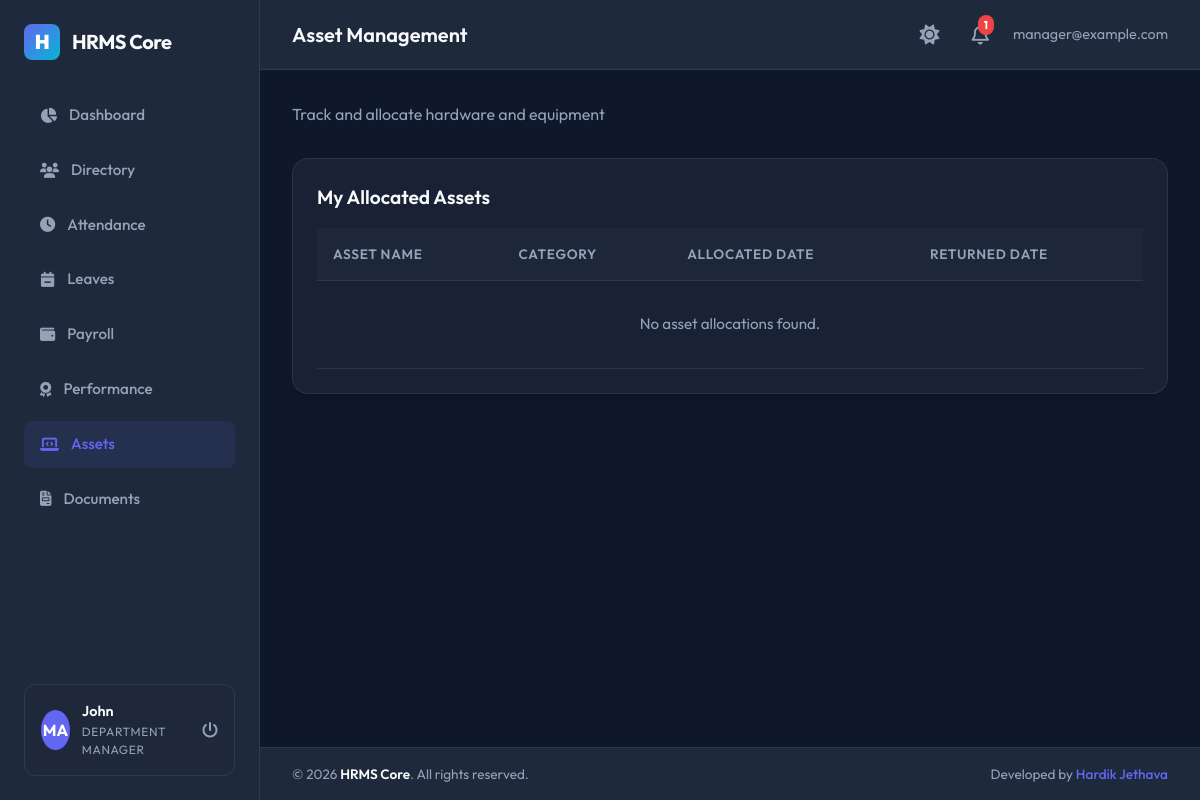
/assets/ (signed in), run on an earlier commit of the app's database.
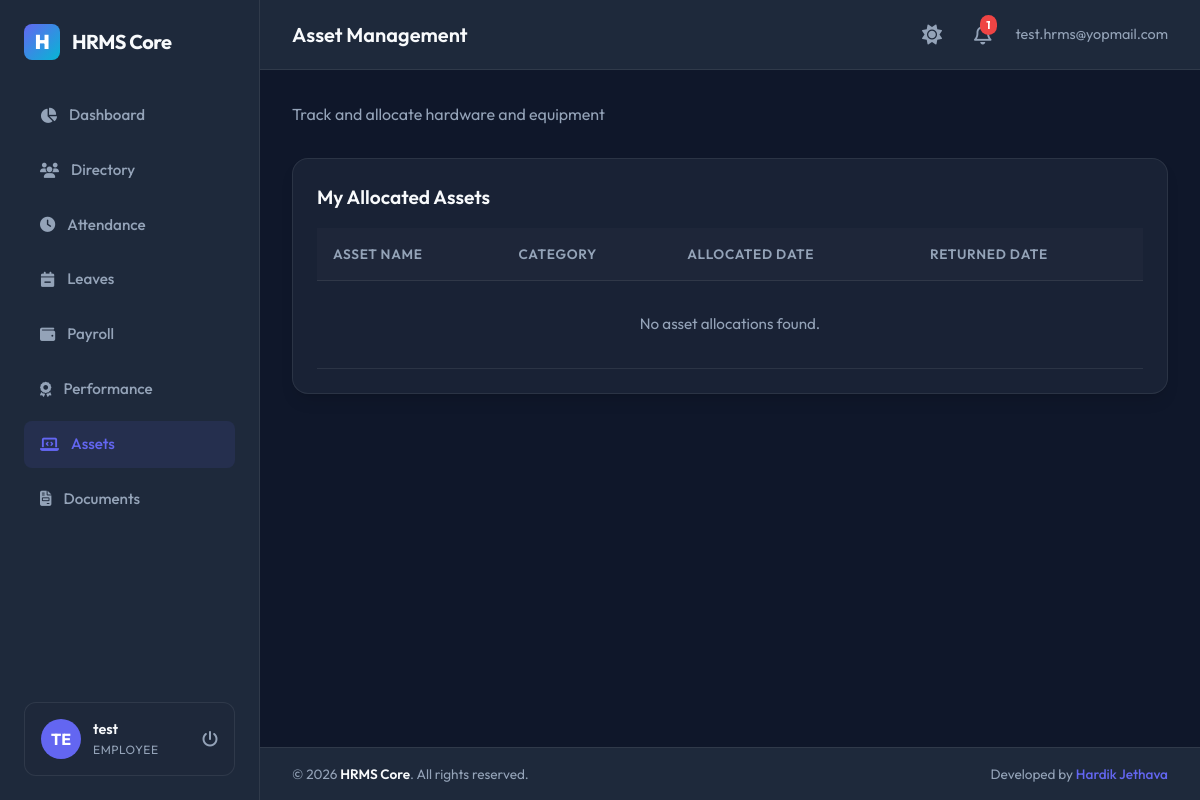
And on a later commit of the database.
### apps/accounts/models.py (models this page shows, shortened)
class User(AbstractBaseUser, PermissionsMixin, TimeStampedModel):
    ROLE_CHOICES = (
        ('Super Admin', 'Super Admin'),
        ('HR Manager', 'HR Manager'),
        ('Department Manager', 'Department Manager'),
        ('Employee', 'Employee'),
    )
    email = models.EmailField(unique=True)
    employee_code = models.CharField(max_length=50, unique=True, null=True, blank=True)
    role = models.CharField(max_length=30, choices=ROLE_CHOICES, default='Employee')
    is_active = models.BooleanField(default=True)
    is_staff = models.BooleanField(default=False)
    objects = UserManager()
    USERNAME_FIELD = 'email'
    REQUIRED_FIELDS = []

### apps/employees/models.py (models this page shows, shortened)
class Employee(TimeStampedModel):
    GENDER_CHOICES = (
        ('Male', 'Male'),
        ('Female', 'Female'),
        ('Other', 'Other'),
    )
    EMPLOYMENT_TYPE_CHOICES = (
        ('Full Time', 'Full Time'),
        ('Part Time', 'Part Time'),
        ('Contract', 'Contract'),
        ('Intern', 'Intern'),
    )
    EMPLOYMENT_STATUS_CHOICES = (
        ('Active', 'Active'),
        ('Probation', 'Probation'),
        ('Notice Period', 'Notice Period'),
        ('Resigned', 'Resigned'),
        ('Terminated', 'Terminated'),
    )
    user = models.OneToOneField(
        settings.AUTH_USER_MODEL,
        on_delete=models.CASCADE,
        related_name='employee_profile'
    )
    employee_id = models.CharField(max_length=50, unique=True)
    first_name = models.CharField(max_length=50)
    last_name = models.CharField(max_length=50)
    personal_email = models.EmailField(unique=True)
    phone = models.CharField(max_length=20, blank=True)
    date_of_birth = models.DateField(null=True, blank=True)
    gender = models.CharField(max_length=10, choices=GENDER_CHOICES, blank=True)
    joining_date = models.DateField()
    employment_type = models.CharField(max_length=30, choices=EMPLOYMENT_TYPE_CHOICES, default='Full Time')
    employment_status = models.CharField(max_length=30, choices=EMPLOYMENT_STATUS_CHOICES, default='Active')
    designation = models.CharField(max_length=100)
    department = models.ForeignKey(
        'departments.Department',
        on_delete=models.SET_NULL,
        null=True,
        blank=True,
        related_name='employees'
    )
    manager = models.ForeignKey(
        'self',
        on_delete=models.SET_NULL,
        null=True,
        blank=True,
        related_name='subordinates'
    )
    address = models.TextField(blank=True)
    city = models.CharField(max_length=100, blank=True)
    state = models.CharField(max_length=100, blank=True)
    country = models.CharField(max_length=100, blank=True)
    postal_code = models.CharField(max_length=20, blank=True)
    profile_picture = models.ImageField(upload_to='profile_pics/', null=True, blank=True)

### apps/assets/views.py (the view)
# urls.py: path('', views.asset_list, name='asset_list'),
@login_required
def asset_list(request):
    user = request.user
    is_mgr = is_hr_or_admin(user)
    if is_mgr:
        assets = Asset.objects.all().order_by('name')
        allocations = AssetAllocation.objects.all().select_related('asset', 'employee')
    else:
        employee = getattr(user, 'employee_profile', None)
        if employee:
            allocations = AssetAllocation.objects.filter(employee=employee, returned_date__isnull=True).select_related('asset')
            assets = [alloc.asset for alloc in allocations]
        else:
            allocations = []
            assets = []
    return render(request, 'assets/asset_list.html', {
        'assets': assets,
        'allocations': allocations,
        'is_manager': is_mgr
    })

### apps/assets/views.py (called while the page is built)
def is_hr_or_admin(user):
    return user.role in ('Super Admin', 'HR Manager')

### templates/assets/asset_list.html (shortened to what this page needs)
{% extends 'base.html' %}
{% block page_header %}Asset Management{% endblock %}
{% block content %}
<div style="display: flex; flex-direction: column; gap: 2rem;">
    <div style="display: flex; justify-content: space-between; align-items: center;">
        <span style="color: var(--text-secondary);">Track and allocate hardware and equipment</span>
    </div>
    <div class="card">
        <h3 style="font-size: 1.2rem; font-weight: 600; margin-bottom: 1rem;">
            {% if is_manager %}Active Allocations{% else %}My Allocated Assets{% endif %}
        </h3>
        <div class="table-container">
            <table class="custom-table">
                <thead>
                    <tr>
                        <th>Asset Name</th>
                        <th>Category</th>
                        <th>Allocated Date</th>
                        <th>Returned Date</th>
                    </tr>
                </thead>
                <tbody>
                    {% for alloc in allocations %}
                        <tr>
                            <td>
                                <strong style="color: var(--text-primary);">{{ alloc.asset.name }}</strong>
                                <div style="font-size: 0.75rem; color: var(--text-secondary); font-family: monospace;">{{ alloc.asset.asset_code }}</div>
                            </td>
                            <td>{{ alloc.asset.category }}</td>
                            {% if is_manager %}
                                <td>
                                    <strong style="color: var(--text-primary);">{{ alloc.employee.first_name }} {{ alloc.employee.last_name }}</strong>
                                    <div style="font-size: 0.75rem; color: var(--text-secondary);">{{ alloc.employee.employee_id }}</div>
                                </td>
                            {% endif %}
                            <td>{{ alloc.allocated_date }}</td>
                            <td>
                                {% if alloc.returned_date %}
                                    {{ alloc.returned_date }}
                                {% else %}
                                    <span style="color: var(--warning); font-weight: 500;">Active</span>
                                {% endif %}
                            </td>
                            {% if is_manager %}
                                <td>
                                    <a href="{% url 'allocation_edit' alloc.pk %}" class="btn btn-secondary" style="padding: 0.4rem 0.75rem; font-size: 0.8rem;" id="btn_edit_alloc_{{ alloc.id }}">
                                        Edit / Return
                                    </a>
                                </td>
                            {% endif %}
                        </tr>
                    {% empty %}
                        <tr>
                            <td colspan="{% if is_manager %}6{% else %}4{% endif %}" style="text-align: center; padding: 2rem; color: var(--text-secondary);">
                                No asset allocations found.
                            </td>
                        </tr>
                    {% endfor %}
                </tbody>
            </table>
        </div>
    </div>
</div>
{% endblock %}

### templates/base.html (shortened to what the changed rows need)
{% load static %}
<!DOCTYPE html>
<html lang="en">
<head>
    <link rel="stylesheet" href="https://cdnjs.cloudflare.com/ajax/libs/font-awesome/6.4.0/css/all.min.css">
    <link rel="stylesheet" href="{% static 'css/styles.css' %}">
</head>
<body>
    <div class="app-container">
        {% if user.is_authenticated %}
        <aside class="sidebar">
            <div class="brand-section">
                <div class="brand-logo">H</div>
                <span>HRMS Core</span>
            </div>
            <nav style="flex-grow: 1;">
                <ul class="menu-list">
                    <li class="menu-item {% if request.resolver_match.url_name == 'dashboard' %}active{% endif %}">
                        <a href="{% url 'dashboard' %}">
                            <i class="fa-solid fa-chart-pie"></i>
                            <span>Dashboard</span>
                        </a>
                    </li>
                    <li class="menu-item {% if '/employees/' in request.path %}active{% endif %}">
                        <a href="{% url 'employee_list' %}">
                            <i class="fa-solid fa-users"></i>
                            <span>Directory</span>
                        </a>
                    </li>
                    <li class="menu-item {% if '/attendance/' in request.path %}active{% endif %}">
                        <a href="{% url 'attendance_list' %}">
                            <i class="fa-solid fa-clock"></i>
                            <span>Attendance</span>
                        </a>
                    </li>
                    <li class="menu-item {% if '/leaves/' in request.path %}active{% endif %}">
                        <a href="{% url 'leave_list' %}">
                            <i class="fa-solid fa-calendar-minus"></i>
                            <span>Leaves</span>
                        </a>
                    </li>
                    <li class="menu-item {% if '/payroll/' in request.path %}active{% endif %}">
                        <a href="{% url 'payroll_list' %}">
                            <i class="fa-solid fa-wallet"></i>
                            <span>Payroll</span>
                        </a>
                    </li>
                    <li class="menu-item {% if '/performance/' in request.path %}active{% endif %}">
                        <a href="{% url 'performance_list' %}">
                            <i class="fa-solid fa-award"></i>
                            <span>Performance</span>
                        </a>
                    </li>
                    <li class="menu-item {% if '/assets/' in request.path %}active{% endif %}">
                        <a href="{% url 'asset_list' %}">
                            <i class="fa-solid fa-laptop-code"></i>
                            <span>Assets</span>
                        </a>
                    </li>
                    <li class="menu-item {% if '/documents/' in request.path %}active{% endif %}">
                        <a href="{% url 'document_list' %}">
                            <i class="fa-solid fa-file-invoice"></i>
                            <span>Documents</span>
                        </a>
                    </li>
                </ul>
            </nav>
            <div class="user-profile-widget">
                <div class="user-avatar">
                    {% if user.employee_profile.profile_picture %}
                        <img src="{{ user.employee_profile.profile_picture.url }}" alt="Profile Pic">
                    {% else %}
                        <span>{{ user.email|slice:":2"|upper }}</span>
                    {% endif %}
                </div>
                <div class="user-info">
                    <span class="user-name">{{ user.employee_profile.first_name|default:"User" }}</span>
                    <span class="user-role">{{ user.role }}</span>
                </div>
                <a href="{% url 'logout' %}" style="margin-left: auto; color: var(--text-secondary);" title="Sign Out">
                    <i class="fa-solid fa-power-off"></i>
                </a>
            </div>
        </aside>
        {% endif %}
        <main class="main-content">
            {% if user.is_authenticated %}
            <header class="top-navbar">
                <div class="page-title">
                    {% block page_header %}HR Management System{% endblock %}
                </div>
                <div class="navbar-actions">
                    <button id="theme-toggle" style="background: none; border: none; font-size: 1.25rem; color: var(--text-secondary); cursor: pointer; transition: var(--transition-all); margin-right: 0.5rem; display: flex; align-items: center;" title="Toggle Light/Dark Theme">
                        <i class="fa-solid fa-sun" id="theme-toggle-icon"></i>
                    </button>
                    <div class="notification-badge" onclick="location.href='{% url 'notification_list' %}'">
                        <i class="fa-regular fa-bell"></i>
                        <span class="badge-count" id="unread-count">0</span>
                    </div>
                    <span style="font-size: 0.9rem; color: var(--text-secondary)">
                        {{ user.email }}
                    </span>
                </div>
            </header>
            {% endif %}
            <div class="content-frame">
                {% block content %}{% endblock %}
            </div>
        </main>
    </div>
</body>
</html>

What changed in the data, as far as the page shows it:
changed User: email "MA" → "TE"; employee_profile.first_name "John" → "test"; role "DEPARTMENT MANAGER" → "EMPLOYEE"; email "manager@example.com" → "test.hrms@yopmail.com"
